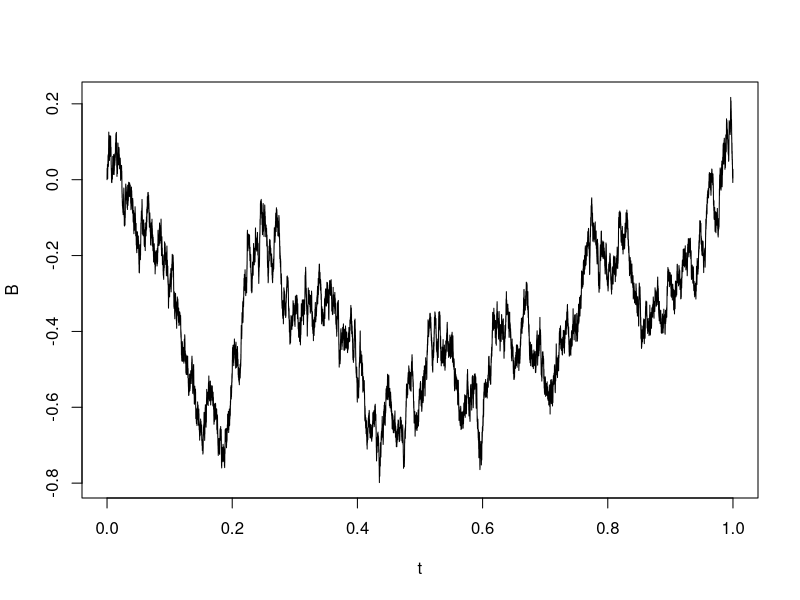
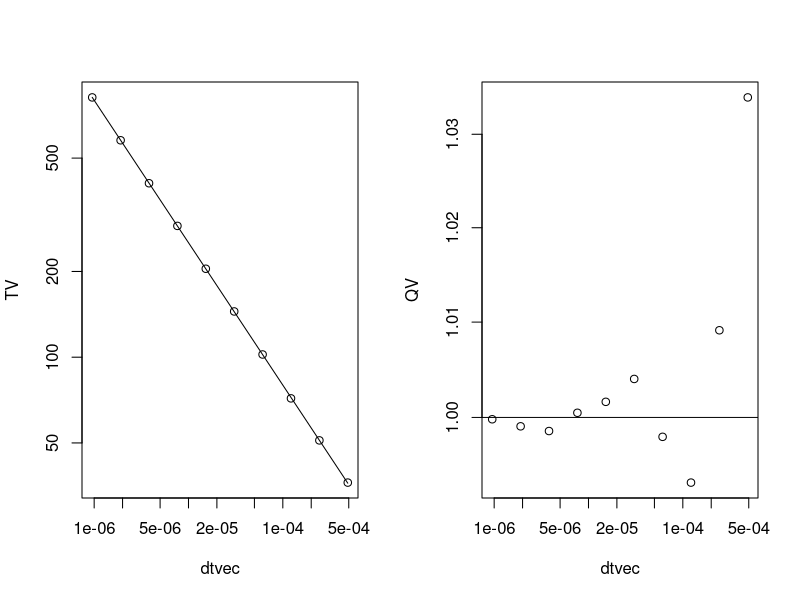

These charts were generated, in order, by the following R code:
dt <- 2^-20
t <- seq(0,1,dt)
dB <- rnorm(length(t)-1,sd=sqrt(dt))
B <- c(0,cumsum(dB))
plot(t,B,type="l")
dtvec <- QV <- TV <- numeric(10)

for(i in 1:10)
{
    dtvec[i] <- dt
    TV[i] <- sum(abs(dB))
    QV[i] <- sum(dB^2)
    B <- B[seq(1,length(B),2)]
    dB <- diff(B)
    dt <- 2* dt
}


par(mfrow=c(1,2))

plot(dtvec,TV,log="xy")
lines(dtvec,sqrt(2/pi/dtvec))

plot(dtvec,QV,log="xy")
abline(h=1)


N <- 1000
dt <- 2^-10
t <- seq(0,1,dt)

S <- numeric(N)

for(i in 1:N)
{
    dB <- rnorm(length(t)-1,sd=sqrt(dt))
    B <- c(0,cumsum(dB))
    M <- exp(B-0.5*t)
    S[i] <- max(M)
    
}
